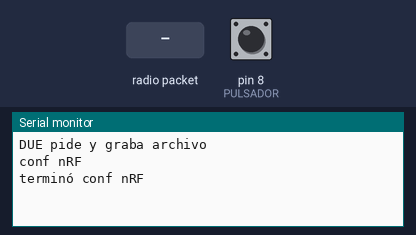
Simulated run of this sketch. Board: Arduino Uno, built with avr-gcc and run on an emulated ATmega328P. Shown: the last lines printed to the serial monitor. Inputs (shaded band) come from the test bench; at power-on: pin 8 (PULSADOR) HIGH. Storage starts empty; no radio packets arrive unless stated.

Above: at 1.2 s.
1.3 s: pin 8 (PULSADOR) pulled LOW for 0.15 s
At 2.4 s:
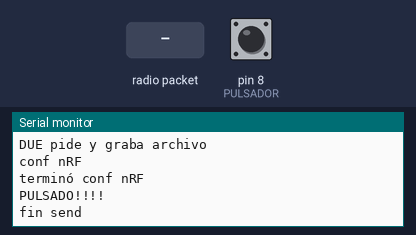
3.0 s: radio packet "1" arrives
At 4.4 s:
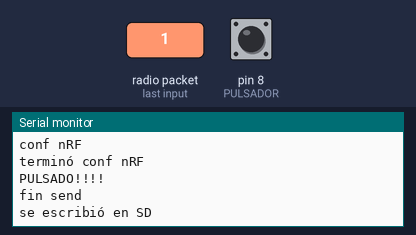

The sketch:

nrf24_due_pide_archivo_sd.ino
```cpp
/*
   Dec 2014 - TMRh20 - Updated
   Derived from examples by J. Coliz <maniacbug@ymail.com>
*/
/**
 * Example for efficient call-response using ack-payloads
 *
 * This example continues to make use of all the normal functionality of the radios including
 * the auto-ack and auto-retry features, but allows ack-payloads to be written optionlly as well.
 * This allows very fast call-response communication, with the responding radio never having to
 * switch out of Primary Receiver mode to send back a payload, but having the option to switch to
 * primary transmitter if wanting to initiate communication instead of respond to a commmunication.
 */


// Este firm pedirá via RF a otra plaqueta un archivo con tramas que está en la SD de la misma

#include <SPI.h>
#include "RF24.h"
#include <SD.h>

#include <printf.h>

#define SD_CS             10        // alias del pin conectado a CS de la SD
#define PULSADOR          8        //

// Nombre del archivo donde se dejarán las tramas
char str[] = "tramas.txt";


/****************** User Config ***************************/
/***      Set this radio as radio number 0 or 1         ***/
bool radioNumber = 0;

/* Hardware configuration: Set up nRF24L01 radio on SPI bus plus pins A1 & A2 */
RF24 radio(A1,A2);
/**********************************************************/
                                                                           // Topology
byte addresses[][6] = {"1Node","2Node"};              // Radio pipe addresses for the 2 nodes to communicate.

// Role management: Set up role.  This sketch uses the same software for all the nodes
// in this system.  Doing so greatly simplifies testing.
typedef enum { role_ping_out = 1, role_pong_back } role_e;                 // The various roles supported by this sketch
const char* role_friendly_name[] = { "invalid", "Ping out", "Pong back"};  // The debug-friendly names of those roles

//role_e role = role_pong_back;                                              // The role of the current running sketch
role_e role = role_ping_out;
byte counter = 1;                                                          // A single byte to keep track of the data being sent back and forth


char data[32]= "abcdefghijklmnopqrstvwyz0123456";

void setup(){

  pinMode(PULSADOR, INPUT_PULLUP);

  Serial.begin(9600);
  Serial.println(F("DUE pide y graba archivo"));

printf_begin();

  //pin CS a la SD definido como salida
  pinMode(SD_CS,OUTPUT);
  // initializar SPI
  SPI.begin();

  //Inicializar SD
  if (!SD.begin(SD_CS)) {
    Serial.println("Card failed, or not present");
    // don't do anything more:
    return;
  }

Serial.println(F("conf nRF"));
  // Setup and configure radio

  radio.begin();

  radio.setPALevel(RF24_PA_LOW);  //SOLO POR LAS PRUEBAS!!!!!!!!!!!!!!!!!!!!!!!!!!!!!!!!!

  radio.enableAckPayload();                     // Allow optional ack payloads
  radio.enableDynamicPayloads();                // Ack payloads are dynamic payloads

  if(radioNumber){
    radio.openWritingPipe(addresses[1]);        // Both radios listen on the same pipes by default, but opposite addresses
    radio.openReadingPipe(1,addresses[0]);      // Open a reading pipe on address 0, pipe 1
  }else{
    radio.openWritingPipe(addresses[0]);
    radio.openReadingPipe(1,addresses[1]);
  }
  radio.startListening();                       // Start listening

  radio.writeAckPayload(1,&counter,1);          // Pre-load an ack-paylod into the FIFO buffer for pipe 1
  radio.printDetails();


Serial.println(F("terminó conf nRF"));


}

void loop(void) {

  int entrada = digitalRead(PULSADOR);
  byte pipeNo;
/****************** Ping Out Role ***************************/

if (entrada == LOW) {
  delay(200);  // debounce
  Serial.println(F("PULSADO!!!!"));

  if (role == role_ping_out){                               // Radio is in ping mode

    radio.stopListening();                                  // First, stop listening so we can talk.
    //if ( radio.write(&counter,1) ){                         // Send the counter variable to the other radio
    data[2] = 220;   // cargar comando
    if (radio.write(&data,32) ){                         // enviar comando
//        if(!radio.available()){                             // If nothing in the buffer, we got an ack but it is blank
//        }else{
//            while(radio.available() ){                      // If an ack with payload was received
//                //radio.read( &gotByte, 1 );                  // Read it, and display the response time
//            }
//        }

    }else{Serial.println(F("Sending failed.")); }          // If no ack response, sending failed
    //delay(1000);  // Try again later
  }
Serial.println(F("fin send"));
}


  radio.startListening();
  while( radio.available(&pipeNo)){              // Read all available payloads
     radio.read( &data, 32 );
     File outFile;
     outFile = SD.open(str, FILE_WRITE);
     if (!outFile) {
        Serial.println(F("No se pudo abrir el archivo"));
     return;
     }
     outFile.print(data);
     Serial.println(F("se escribió en SD"));
     // Cerrar archivo
     outFile.close();
  }

}
```

Measured:
- after the input at 1.3 s, the serial monitor: prints a new line after 0.20 s (image 1)
- after the input at 3.0 s, the serial monitor: prints a new line at once (image 2)
